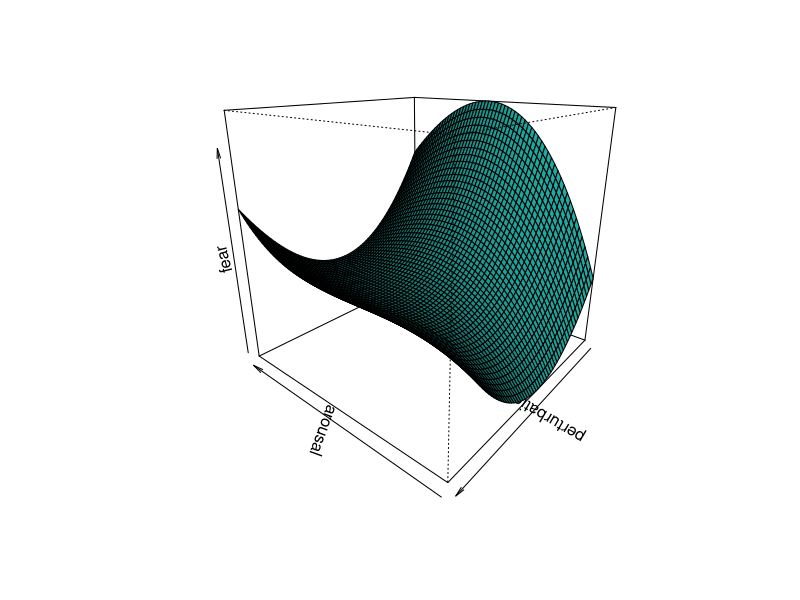

Source code (R):
f <- \(x, y) 0.1*x^3 + 0.2*x*y + 0.6*y^2 + 0.3*x^2*y
X <- seq(-2, 1, length.out = 60)
Y <- seq(-2, 1, length.out = 60)
Z <- outer(X, Y, f)

png("slides/fig/persp.png", 3000, 2000, res = 300)
persp(X, Y, Z, theta = 220, phi = 20, 
      xlab = "arousal", ylab = "perturbation", 
      zlab = "fear", col = "light seagreen", 
      shade = 0.9)
dev.off()
